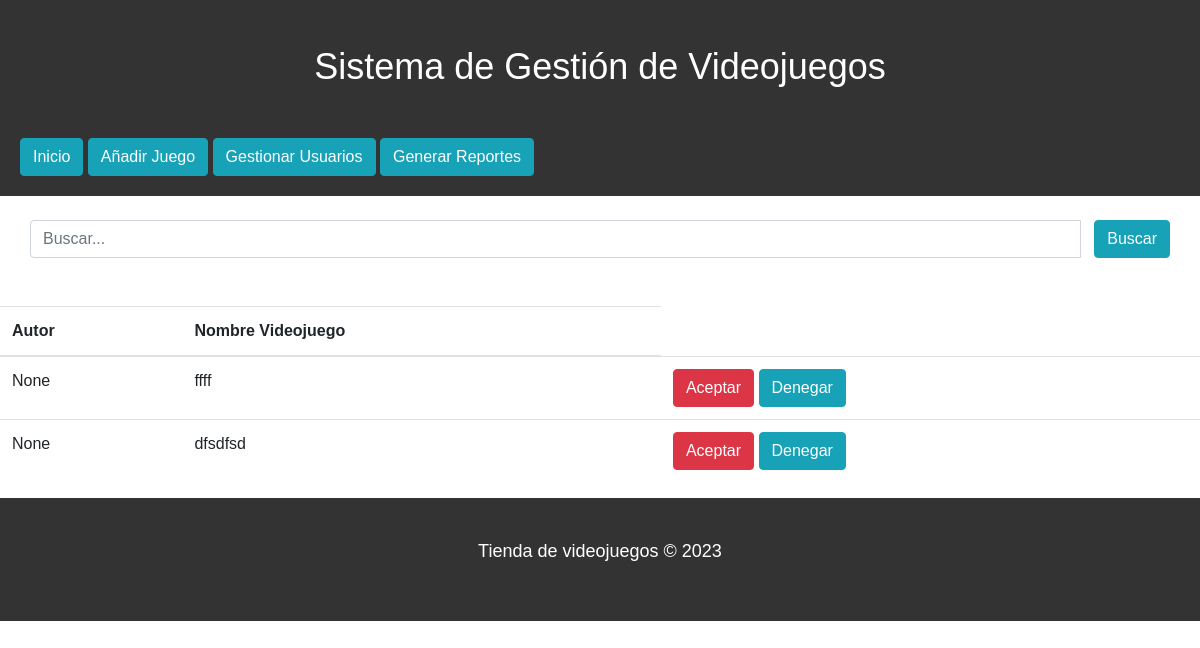
The app's page /ControladorSolicitud/ with its own data.
### Ingenieriaapp/models.py (models this page shows, shortened)
class Solicitud (models.Model):
    autor = models.ForeignKey("Ingenieriaapp.Usuario", on_delete=models.SET_NULL,null=True, related_name='Solicitud')
    nombreapp = models.CharField(max_length=50)

### Ingenieriaapp/views.py (the view)
# urls.py: path('ControladorSolicitud/', ControladorSolicitud, name="ControladorSolicitud"),
def ControladorSolicitud (request):
    busqueda = request.GET.get("buscar")
    solicitud = Solicitud.objects.all()
    data = {'solicitud': solicitud}
    if busqueda:
            solicitud = Solicitud.objects.filter(
            Q(nombreapp__icontains = busqueda)
         ).distinct()
    return render(request, "ListaSolicitudes.html", {'solicitud':solicitud})

### Ingenieriaapp/templates/ListaSolicitudes.html (shortened to what this page needs)
<!DOCTYPE html>
<html>
	<head>
             {% load static %}
		<link rel="stylesheet" href="{% static 'CCS/bootstrap.min.css' %}">
		<link rel="stylesheet" href="{% static 'CCS/font-awesome.min.css' %}">
		<link rel="stylesheet" href="{% static 'CCS/aos.css' %}">
		<link rel="stylesheet" href="{% static 'CCS/owl.carousel.min.css' %}">
		<link rel="stylesheet" href="{% static 'CCS/owl.theme.default.min.css' %}">
		<link rel="stylesheet" href="{% static 'CCS/templatemo-digital-trend.css' %}">
	</head>
	<body>
		<header class = "header">
			<div class="header__title">
				<h1 class="header__title">
					Sistema de Gestión de Videojuegos</h1>
			</div>
						<br>
									<a href="/ControladorVideojuegos/" class="btn btn-info">Inicio</a>
									<a href="/anadir_juego/" class="btn btn-info">Añadir Juego</a>
									<a href="/ControladorUsuario/" class="btn btn-info">Gestionar Usuarios</a>
									<a href="/GenerarReport/" class="btn btn-info">Generar Reportes</a>
		</header>
		<br>
		<div class="col-md-12 search">
			<form method="get">
				 <div id="custom-search-input">
					  <div class="input-group col-md-12">
						   <input type="text" class="form-control" placeholder="Buscar..." name = "buscar" value = "{{request.GET.buscar}}">
						   <span class="input-group-list">
								&nbsp; &nbsp;<button type="submit" class="btn btn-info">Buscar</button>
						   </span>
					  </div>
				 </div>
			</form>
	   </div>
		<br>
		<table  class="table">
            <thead>
                  <tr>
                       <th>Autor</th>
                       <th>Nombre Videojuego</th>
                  </tr>
             </thead>
             <tbody>
                {%  for i in solicitud %}
                <tr>
                  <td>{{i.autor}}</td>
                  <td>{{i.nombreapp}}</td>
                  <td>
                      <a href="/aceptar_solic/{{i.id}}"><button class="btn btn-danger">Aceptar</button></a>
					  <a href="/denegar_solic/{{i.id}}" type="submit" class="btn btn-info" onclick="return confirm('¿Estás seguro de que deseas denegar la solicitud?')">Denegar</a>
                  </td>
				</tr>
				{% endfor  %}
				<br>
			</tbody>
        </table>
		<footer>
			<p>Tienda de videojuegos &copy; 2023</p>
		</footer>
	</body>
</html>

### Ingenieriaapp/static/CCS/templatemo-digital-trend.css (style rules this page uses)
:root { --primary-color: #7e058da6; --secondary-color: #f1c111; --white-color: #ffffff; --dark-color: #171819; --project-bg: #f0f8ff; --menu-bg: #730c95c2; --title-color: #15141a; --gray-color: #909090; --link-color: #404040; --p-color: #666262; --base-font-family: 'Plain-Light', sans-serif; --title-font-family: 'Plain-Regular', sans-serif; --font-bold-family: 'Plain-Bold', sans-serif; --font-weight-bold: bold; --h1-font-size: 42px; --h2-font-size: 32px; --h3-font-size: 24px; --p-font-size: 18px; --base-font-size: 16px; --menu-font-size: 14px; --border-radius-large: 100px; --border-radius-small: 5px; }
body { background: var(--white-color); font-family: var(--base-font-family); }
h1,h2,h3,h4,h5,h6 { font-family: var(--title-font-family); line-height: inherit; }
h1 { color: var(--title-color); font-size: var(--h1-font-size); }
p { color: var(--p-color); font-size: var(--p-font-size); line-height: 1.5em; }
* { -webkit-box-sizing: border-box; -moz-box-sizing: border-box; box-sizing: border-box; }
*::before, *::after { -webkit-box-sizing: border-box; -moz-box-sizing: border-box; box-sizing: border-box; }
a { color: var(--link-color); font-weight: normal; text-decoration: none; }

### Ingenieriaapp/templates/ListaSolicitudes.html (style rules this page uses)
body { font-family: Arial, sans-serif; margin: 0; padding: 0; }
.header { background-color: #333; color: #fff; padding: 20px; }
.header__title { font-size: 36px; margin: 0; }
h1 { margin: 0; font-size: 36px; text-align: center; background-color: #333; color: #fff; padding: 20px; }
p { text-align: center; background-color: #333; color: #fff; padding: 20px; }
footer { background-color: #333; color: #fff; padding: 20px; text-align: center; }

### records on screen
Solicitud: autor "None", nombreapp "ffff"
Solicitud: autor "None", nombreapp "dfsdfsd"
